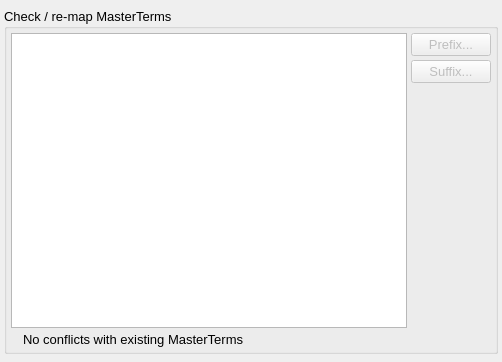
<?xml version="1.0" encoding="UTF-8"?>
<ui version="4.0">
 <class>AddSpeciesWizard</class>
 <widget class="QWidget" name="AddSpeciesWizard">
  <property name="geometry">
   <rect>
    <x>0</x>
    <y>0</y>
    <width>502</width>
    <height>362</height>
   </rect>
  </property>
  <property name="font">
   <font>
    <pointsize>10</pointsize>
   </font>
  </property>
  <property name="windowTitle">
   <string>Form</string>
  </property>
  <layout class="QVBoxLayout" name="verticalLayout">
   <property name="spacing">
    <number>4</number>
   </property>
   <property name="leftMargin">
    <number>0</number>
   </property>
   <property name="topMargin">
    <number>0</number>
   </property>
   <property name="rightMargin">
    <number>0</number>
   </property>
   <property name="bottomMargin">
    <number>0</number>
   </property>
   <item>
    <widget class="QWidget" name="WizardHeaderWidget" native="true"/>
   </item>
   <item>
    <widget class="QStackedWidget" name="MainStack">
     <property name="currentIndex">
      <number>5</number>
     </property>
     <widget class="QWidget" name="StartPage">
      <layout class="QVBoxLayout" name="verticalLayout_2">
       <property name="spacing">
        <number>4</number>
       </property>
       <property name="leftMargin">
        <number>4</number>
       </property>
       <property name="topMargin">
        <number>4</number>
       </property>
       <property name="rightMargin">
        <number>4</number>
       </property>
       <property name="bottomMargin">
        <number>4</number>
       </property>
       <item>
        <widget class="QLabel" name="TopLabel_2">
         <property name="sizePolicy">
          <sizepolicy hsizetype="Expanding" vsizetype="Preferred">
           <horstretch>0</horstretch>
           <verstretch>0</verstretch>
          </sizepolicy>
         </property>
         <property name="font">
          <font>
           <pointsize>10</pointsize>
           <weight>75</weight>
           <bold>true</bold>
          </font>
         </property>
         <property name="text">
          <string>What do you want to do?</string>
         </property>
        </widget>
       </item>
       <item>
        <layout class="QHBoxLayout" name="horizontalLayout_3">
         <item>
          <spacer name="horizontalSpacer_2">
           <property name="orientation">
            <enum>Qt::Horizontal</enum>
           </property>
           <property name="sizeHint" stdset="0">
            <size>
             <width>37</width>
             <height>175</height>
            </size>
           </property>
          </spacer>
         </item>
         <item>
          <layout class="QVBoxLayout" name="verticalLayout_3">
           <property name="spacing">
            <number>4</number>
           </property>
           <item>
            <widget class="QPushButton" name="StartCreateEmptyButton">
             <property name="font">
              <font>
               <pointsize>10</pointsize>
               <weight>75</weight>
               <bold>true</bold>
              </font>
             </property>
             <property name="text">
              <string>Create an empty Species</string>
             </property>
             <property name="icon">
              <iconset resource="main.qrc">
               <normaloff>:/file/icons/file_new.svg</normaloff>:/file/icons/file_new.svg</iconset>
             </property>
             <property name="iconSize">
              <size>
               <width>24</width>
               <height>24</height>
              </size>
             </property>
             <property name="flat">
              <bool>false</bool>
             </property>
            </widget>
           </item>
           <item>
            <widget class="QPushButton" name="StartCreateAtomicButton">
             <property name="font">
              <font>
               <pointsize>10</pointsize>
               <weight>75</weight>
               <bold>true</bold>
              </font>
             </property>
             <property name="text">
              <string>Create a Species with a single atom</string>
             </property>
             <property name="icon">
              <iconset resource="main.qrc">
               <normaloff>:/file/icons/file_new.svg</normaloff>:/file/icons/file_new.svg</iconset>
             </property>
             <property name="iconSize">
              <size>
               <width>24</width>
               <height>24</height>
              </size>
             </property>
             <property name="flat">
              <bool>false</bool>
             </property>
            </widget>
           </item>
           <item>
            <widget class="QPushButton" name="StartAddPredefinedButton">
             <property name="enabled">
              <bool>false</bool>
             </property>
             <property name="font">
              <font>
               <pointsize>10</pointsize>
               <weight>75</weight>
               <bold>true</bold>
              </font>
             </property>
             <property name="text">
              <string>Add a predefined Species</string>
             </property>
             <property name="icon">
              <iconset resource="main.qrc">
               <normaloff>:/tabs/icons/tabs_species.svg</normaloff>:/tabs/icons/tabs_species.svg</iconset>
             </property>
             <property name="iconSize">
              <size>
               <width>24</width>
               <height>24</height>
              </size>
             </property>
             <property name="flat">
              <bool>false</bool>
             </property>
            </widget>
           </item>
           <item>
            <widget class="QPushButton" name="StartImportCoordinatesButton">
             <property name="enabled">
              <bool>false</bool>
             </property>
             <property name="font">
              <font>
               <pointsize>10</pointsize>
               <weight>75</weight>
               <bold>true</bold>
              </font>
             </property>
             <property name="text">
              <string>Import coordinates and assign a forcefield</string>
             </property>
             <property name="icon">
              <iconset resource="main.qrc">
               <normaloff>:/file/icons/file_open.svg</normaloff>:/file/icons/file_open.svg</iconset>
             </property>
             <property name="iconSize">
              <size>
               <width>24</width>
               <height>24</height>
              </size>
             </property>
             <property name="flat">
              <bool>false</bool>
             </property>
            </widget>
           </item>
           <item>
            <widget class="QPushButton" name="StartImportSpeciesButton">
             <property name="font">
              <font>
               <pointsize>10</pointsize>
               <weight>75</weight>
               <bold>true</bold>
              </font>
             </property>
             <property name="text">
              <string>Import a Species from an existing simulation</string>
             </property>
             <property name="icon">
              <iconset resource="main.qrc">
               <normaloff>:/file/icons/file_open.svg</normaloff>:/file/icons/file_open.svg</iconset>
             </property>
             <property name="iconSize">
              <size>
               <width>24</width>
               <height>24</height>
              </size>
             </property>
             <property name="flat">
              <bool>false</bool>
             </property>
            </widget>
           </item>
          </layout>
         </item>
         <item>
          <spacer name="horizontalSpacer_3">
           <property name="orientation">
            <enum>Qt::Horizontal</enum>
           </property>
           <property name="sizeHint" stdset="0">
            <size>
             <width>40</width>
             <height>20</height>
            </size>
           </property>
          </spacer>
         </item>
        </layout>
       </item>
       <item>
        <spacer name="verticalSpacer">
         <property name="orientation">
          <enum>Qt::Vertical</enum>
         </property>
         <property name="sizeHint" stdset="0">
          <size>
           <width>20</width>
           <height>80</height>
          </size>
         </property>
        </spacer>
       </item>
      </layout>
     </widget>
     <widget class="QWidget" name="CreateAtomicPage">
      <layout class="QVBoxLayout" name="verticalLayout_12">
       <property name="spacing">
        <number>4</number>
       </property>
       <property name="leftMargin">
        <number>4</number>
       </property>
       <property name="topMargin">
        <number>4</number>
       </property>
       <property name="rightMargin">
        <number>4</number>
       </property>
       <property name="bottomMargin">
        <number>4</number>
       </property>
       <item>
        <widget class="ElementSelector" name="CreateAtomicElementSelector" native="true"/>
       </item>
       <item>
        <widget class="QCheckBox" name="CreateAtomicAddAtomTypeCheck">
         <property name="text">
          <string>Create associated AtomType</string>
         </property>
         <property name="checked">
          <bool>true</bool>
         </property>
        </widget>
       </item>
      </layout>
     </widget>
     <widget class="QWidget" name="ImportSpeciesSelectFilePage">
      <layout class="QVBoxLayout" name="verticalLayout_10">
       <property name="spacing">
        <number>4</number>
       </property>
       <property name="leftMargin">
        <number>4</number>
       </property>
       <property name="topMargin">
        <number>4</number>
       </property>
       <property name="rightMargin">
        <number>4</number>
       </property>
       <property name="bottomMargin">
        <number>4</number>
       </property>
       <item>
        <widget class="QGroupBox" name="InputFileGroup">
         <property name="title">
          <string>Select input file</string>
         </property>
         <layout class="QVBoxLayout" name="verticalLayout_7">
          <property name="spacing">
           <number>4</number>
          </property>
          <property name="leftMargin">
           <number>4</number>
          </property>
          <property name="topMargin">
           <number>4</number>
          </property>
          <property name="rightMargin">
           <number>4</number>
          </property>
          <property name="bottomMargin">
           <number>4</number>
          </property>
          <item>
           <layout class="QHBoxLayout" name="horizontalLayout_2">
            <property name="spacing">
             <number>4</number>
            </property>
            <item>
             <widget class="QLineEdit" name="InputFileEdit"/>
            </item>
            <item>
             <widget class="QToolButton" name="InputFileSelectButton">
              <property name="text">
               <string/>
              </property>
              <property name="icon">
               <iconset resource="main.qrc">
                <normaloff>:/file/icons/file_open.svg</normaloff>:/file/icons/file_open.svg</iconset>
              </property>
             </widget>
            </item>
           </layout>
          </item>
          <item>
           <spacer name="verticalSpacer_3">
            <property name="orientation">
             <enum>Qt::Vertical</enum>
            </property>
            <property name="sizeHint" stdset="0">
             <size>
              <width>20</width>
              <height>40</height>
             </size>
            </property>
           </spacer>
          </item>
         </layout>
        </widget>
       </item>
      </layout>
     </widget>
     <widget class="QWidget" name="ImportSpeciesSelectSpeciesPage">
      <layout class="QVBoxLayout" name="verticalLayout_8">
       <property name="spacing">
        <number>4</number>
       </property>
       <property name="leftMargin">
        <number>4</number>
       </property>
       <property name="topMargin">
        <number>4</number>
       </property>
       <property name="rightMargin">
        <number>4</number>
       </property>
       <property name="bottomMargin">
        <number>4</number>
       </property>
       <item>
        <widget class="QGroupBox" name="SpeciesGroup">
         <property name="title">
          <string>Choose the Species to import</string>
         </property>
         <layout class="QVBoxLayout" name="verticalLayout_4">
          <item>
           <widget class="QListWidget" name="SpeciesList">
            <property name="editTriggers">
             <set>QAbstractItemView::NoEditTriggers</set>
            </property>
            <property name="showDropIndicator" stdset="0">
             <bool>false</bool>
            </property>
           </widget>
          </item>
         </layout>
        </widget>
       </item>
      </layout>
     </widget>
     <widget class="QWidget" name="AtomTypesPage">
      <layout class="QVBoxLayout" name="verticalLayout_9">
       <property name="spacing">
        <number>4</number>
       </property>
       <property name="leftMargin">
        <number>4</number>
       </property>
       <property name="topMargin">
        <number>4</number>
       </property>
       <property name="rightMargin">
        <number>4</number>
       </property>
       <property name="bottomMargin">
        <number>4</number>
       </property>
       <item>
        <widget class="QGroupBox" name="AtomTypesGroup">
         <property name="title">
          <string>Check / re-map AtomTypes</string>
         </property>
         <layout class="QVBoxLayout" name="verticalLayout_11">
          <property name="spacing">
           <number>4</number>
          </property>
          <property name="leftMargin">
           <number>4</number>
          </property>
          <property name="topMargin">
           <number>4</number>
          </property>
          <property name="rightMargin">
           <number>4</number>
          </property>
          <property name="bottomMargin">
           <number>4</number>
          </property>
          <item>
           <layout class="QHBoxLayout" name="horizontalLayout_4">
            <property name="spacing">
             <number>4</number>
            </property>
            <item>
             <widget class="QListWidget" name="AtomTypesList">
              <property name="selectionMode">
               <enum>QAbstractItemView::ExtendedSelection</enum>
              </property>
              <property name="selectionBehavior">
               <enum>QAbstractItemView::SelectRows</enum>
              </property>
              <property name="iconSize">
               <size>
                <width>20</width>
                <height>20</height>
               </size>
              </property>
             </widget>
            </item>
            <item>
             <layout class="QVBoxLayout" name="verticalLayout_5">
              <property name="spacing">
               <number>4</number>
              </property>
              <item>
               <widget class="QPushButton" name="AtomTypesPrefixButton">
                <property name="enabled">
                 <bool>false</bool>
                </property>
                <property name="toolTip">
                 <string>Add a prefix to all selected AtomType names</string>
                </property>
                <property name="text">
                 <string>Prefix...</string>
                </property>
               </widget>
              </item>
              <item>
               <widget class="QPushButton" name="AtomTypesSuffixButton">
                <property name="enabled">
                 <bool>false</bool>
                </property>
                <property name="toolTip">
                 <string>Add a suffix to all selected AtomType names</string>
                </property>
                <property name="text">
                 <string>Suffix...</string>
                </property>
               </widget>
              </item>
              <item>
               <spacer name="verticalSpacer_4">
                <property name="orientation">
                 <enum>Qt::Vertical</enum>
                </property>
                <property name="sizeHint" stdset="0">
                 <size>
                  <width>20</width>
                  <height>40</height>
                 </size>
                </property>
               </spacer>
              </item>
             </layout>
            </item>
           </layout>
          </item>
          <item>
           <layout class="QHBoxLayout" name="horizontalLayout_7">
            <item>
             <widget class="CheckIndicator" name="AtomTypesIndicator">
              <property name="sizePolicy">
               <sizepolicy hsizetype="Fixed" vsizetype="Fixed">
                <horstretch>0</horstretch>
                <verstretch>0</verstretch>
               </sizepolicy>
              </property>
              <property name="maximumSize">
               <size>
                <width>16</width>
                <height>16</height>
               </size>
              </property>
              <property name="text">
               <string/>
              </property>
              <property name="scaledContents">
               <bool>true</bool>
              </property>
             </widget>
            </item>
            <item>
             <widget class="QLabel" name="AtomTypesIndicatorLabel">
              <property name="sizePolicy">
               <sizepolicy hsizetype="Expanding" vsizetype="Preferred">
                <horstretch>0</horstretch>
                <verstretch>0</verstretch>
               </sizepolicy>
              </property>
              <property name="text">
               <string>No conflicts with existing AtomTypes</string>
              </property>
             </widget>
            </item>
           </layout>
          </item>
         </layout>
        </widget>
       </item>
      </layout>
     </widget>
     <widget class="QWidget" name="MasterTermsPage">
      <layout class="QVBoxLayout" name="verticalLayout_17">
       <property name="spacing">
        <number>4</number>
       </property>
       <property name="leftMargin">
        <number>4</number>
       </property>
       <property name="topMargin">
        <number>4</number>
       </property>
       <property name="rightMargin">
        <number>4</number>
       </property>
       <property name="bottomMargin">
        <number>4</number>
       </property>
       <item>
        <widget class="QGroupBox" name="MasterTermsGroup">
         <property name="title">
          <string>Check / re-map MasterTerms</string>
         </property>
         <layout class="QVBoxLayout" name="verticalLayout_15">
          <property name="spacing">
           <number>4</number>
          </property>
          <property name="leftMargin">
           <number>4</number>
          </property>
          <property name="topMargin">
           <number>4</number>
          </property>
          <property name="rightMargin">
           <number>4</number>
          </property>
          <property name="bottomMargin">
           <number>4</number>
          </property>
          <item>
           <layout class="QHBoxLayout" name="horizontalLayout_6">
            <property name="spacing">
             <number>4</number>
            </property>
            <item>
             <widget class="QTreeWidget" name="MasterTermsTree">
              <property name="selectionMode">
               <enum>QAbstractItemView::ExtendedSelection</enum>
              </property>
              <property name="selectionBehavior">
               <enum>QAbstractItemView::SelectRows</enum>
              </property>
              <property name="iconSize">
               <size>
                <width>20</width>
                <height>20</height>
               </size>
              </property>
              <attribute name="headerVisible">
               <bool>false</bool>
              </attribute>
              <column>
               <property name="text">
                <string notr="true">1</string>
               </property>
              </column>
             </widget>
            </item>
            <item>
             <layout class="QVBoxLayout" name="verticalLayout_16">
              <property name="spacing">
               <number>4</number>
              </property>
              <item>
               <widget class="QPushButton" name="MasterTermsPrefixButton">
                <property name="enabled">
                 <bool>false</bool>
                </property>
                <property name="toolTip">
                 <string>Add a prefix to all selected AtomType names</string>
                </property>
                <property name="text">
                 <string>Prefix...</string>
                </property>
               </widget>
              </item>
              <item>
               <widget class="QPushButton" name="MasterTermsSuffixButton">
                <property name="enabled">
                 <bool>false</bool>
                </property>
                <property name="toolTip">
                 <string>Add a suffix to all selected AtomType names</string>
                </property>
                <property name="text">
                 <string>Suffix...</string>
                </property>
               </widget>
              </item>
              <item>
               <spacer name="verticalSpacer_6">
                <property name="orientation">
                 <enum>Qt::Vertical</enum>
                </property>
                <property name="sizeHint" stdset="0">
                 <size>
                  <width>20</width>
                  <height>40</height>
                 </size>
                </property>
               </spacer>
              </item>
             </layout>
            </item>
           </layout>
          </item>
          <item>
           <layout class="QHBoxLayout" name="horizontalLayout_8">
            <item>
             <widget class="CheckIndicator" name="MasterTermsIndicator">
              <property name="sizePolicy">
               <sizepolicy hsizetype="Fixed" vsizetype="Fixed">
                <horstretch>0</horstretch>
                <verstretch>0</verstretch>
               </sizepolicy>
              </property>
              <property name="maximumSize">
               <size>
                <width>16</width>
                <height>16</height>
               </size>
              </property>
              <property name="text">
               <string/>
              </property>
              <property name="scaledContents">
               <bool>true</bool>
              </property>
             </widget>
            </item>
            <item>
             <widget class="QLabel" name="MasterTermsIndicatorLabel">
              <property name="sizePolicy">
               <sizepolicy hsizetype="Expanding" vsizetype="Preferred">
                <horstretch>0</horstretch>
                <verstretch>0</verstretch>
               </sizepolicy>
              </property>
              <property name="text">
               <string>No conflicts with existing MasterTerms</string>
              </property>
             </widget>
            </item>
           </layout>
          </item>
         </layout>
        </widget>
       </item>
      </layout>
     </widget>
     <widget class="QWidget" name="SpeciesNamePage">
      <layout class="QVBoxLayout" name="verticalLayout_6">
       <item>
        <widget class="QLabel" name="TopLabel">
         <property name="sizePolicy">
          <sizepolicy hsizetype="Expanding" vsizetype="Preferred">
           <horstretch>0</horstretch>
           <verstretch>0</verstretch>
          </sizepolicy>
         </property>
         <property name="font">
          <font>
           <pointsize>10</pointsize>
           <weight>75</weight>
           <bold>true</bold>
          </font>
         </property>
         <property name="text">
          <string>Finally, enter the name of the new Species</string>
         </property>
        </widget>
       </item>
       <item>
        <layout class="QHBoxLayout" name="horizontalLayout">
         <property name="spacing">
          <number>4</number>
         </property>
         <item>
          <spacer name="horizontalSpacer">
           <property name="orientation">
            <enum>Qt::Horizontal</enum>
           </property>
           <property name="sizeType">
            <enum>QSizePolicy::Fixed</enum>
           </property>
           <property name="sizeHint" stdset="0">
            <size>
             <width>40</width>
             <height>20</height>
            </size>
           </property>
          </spacer>
         </item>
         <item>
          <widget class="CheckIndicator" name="SpeciesNameIndicator">
           <property name="sizePolicy">
            <sizepolicy hsizetype="Minimum" vsizetype="Minimum">
             <horstretch>0</horstretch>
             <verstretch>0</verstretch>
            </sizepolicy>
           </property>
           <property name="text">
            <string/>
           </property>
          </widget>
         </item>
         <item>
          <widget class="QLineEdit" name="SpeciesNameEdit"/>
         </item>
        </layout>
       </item>
       <item>
        <spacer name="verticalSpacer_2">
         <property name="orientation">
          <enum>Qt::Vertical</enum>
         </property>
         <property name="sizeHint" stdset="0">
          <size>
           <width>20</width>
           <height>226</height>
          </size>
         </property>
        </spacer>
       </item>
      </layout>
     </widget>
    </widget>
   </item>
   <item>
    <widget class="QWidget" name="WizardFooterWidget" native="true"/>
   </item>
  </layout>
 </widget>
 <customwidgets>
  <customwidget>
   <class>CheckIndicator</class>
   <extends>QLabel</extends>
   <header>gui/widgets/checkindicator.hui</header>
  </customwidget>
  <customwidget>
   <class>ElementSelector</class>
   <extends>QWidget</extends>
   <header>gui/widgets/elementselector.hui</header>
   <container>1</container>
  </customwidget>
 </customwidgets>
 <resources>
  <include location="main.qrc"/>
 </resources>
 <connections/>
</ui>
